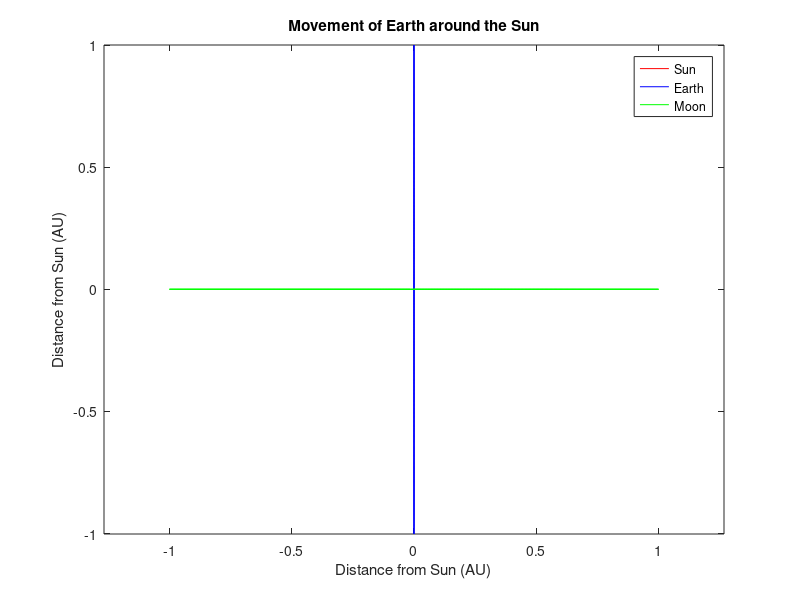
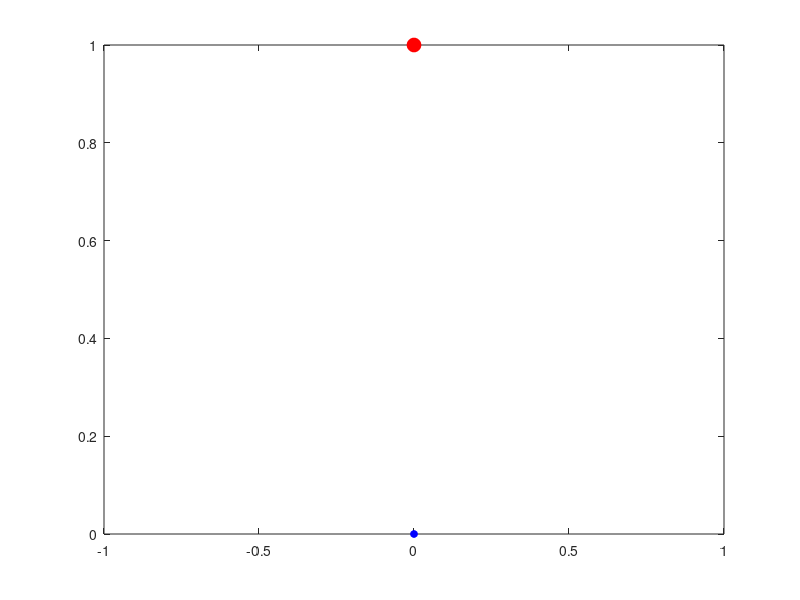

These figures' MATLAB source, in order: (Note: this script raises an error after producing the figures.)
clear all
% close all
A=importdata('pos.dat');
time=A(:,1);
totEn=A(:,2);
xSun=A(:,3);
ySun=A(:,4);
origo=[0 0];
xEarth=A(:,5);
yEarth=A(:,6);
xMoon=A(:,7);
yMoon=A(:,8);
% xMoon2=A(:,9);
% yMoon2=A(:,10);

%%
figure(1);
% hold all
% plot(xSun,ySun,'-or','MarkerSize',10,'MarkerFaceColor','r')
plot(xSun,ySun,'-r')
hold on
plot(xEarth,yEarth,'-b')
plot(xMoon,yMoon,'-g')
% plot(xMoon2,yMoon2,'-r')
% plot(origo,origo,'or','MarkerSize',10,'MarkerFaceColor','r')
% plot(xSun(end),ySun(end),'xb')
% xlim([0 60])
legend('Sun', 'Earth','Moon')
title('Movement of Earth around the Sun')
ylabel('Distance from Sun (AU)')
xlabel('Distance from Sun (AU)')
% xlim([-1.2 1.2])
% ylim([-1.2 1.2])
axis equal
hold off

%%
figure(2)
hold off
p = plot([NaN NaN], [NaN NaN],'r-');
hold on;
h = plot([NaN NaN], [NaN NaN],'b-');
% g = plot([NaN NaN], [NaN NaN],'g-');
p1 = plot([NaN NaN], [NaN NaN],'ro','MarkerSize',10,'MarkerFaceColor','r');
h1 = plot([NaN NaN], [NaN NaN],'bo','MarkerSize',5,'MarkerFaceColor','b');
% g1 = plot([NaN NaN], [NaN NaN],'go','MarkerSize',5,'MarkerFaceColor','g');

% legend('earth','moon','moon2')

x0 = 2*abs(xEarth(1)-xMoon(1));

for i=1:1:size(xEarth)
    set(p,'XData', xEarth(1:i), 'YData', yEarth(1:i));
%     set(h,'XData', xMoon(1:i), 'YData', yMoon(1:i));
%     set(g,'XData', xMoon2(1:i), 'YData', yMoon2(1:i));
    set(p1,'XData', xEarth(i), 'YData', yEarth(i));
    set(h1,'XData', xMoon(i), 'YData', yMoon(i));
%     set(g1,'XData', xMoon2(i), 'YData', yMoon2(i));
    
    axis([xEarth(i)-x0 xEarth(i)+x0 yEarth(i)-x0 yEarth(i)+x0])
    pause(0.005);
end

%%
% SunDist='Max distance traveled by Sun (AU) = '
% SunDist=max(xSun)-min(xSun)
% figure(2);
% plot(time,xEarth,'b');
% hold on
% plot(time,yEarth,'r');
% legend('xEarth','yEarth')
% title('Velocity of Earth')
% xlabel('time (yr)')
% ylabel('Speed (AU/yr)')
% hold off
% 
% figure(3);
% plot(time,xJupiter,'b');
% hold on
% plot(time,yJupiter,'r');
% legend('axEarth','ayEarth')
% title('Acceleration of Earth')
% xlabel('time (yr)')
% ylabel('Acceleration (AU/yr^2)')
% hold off

% saveas(1, 'Without_repulsion_w0_01', 'png')